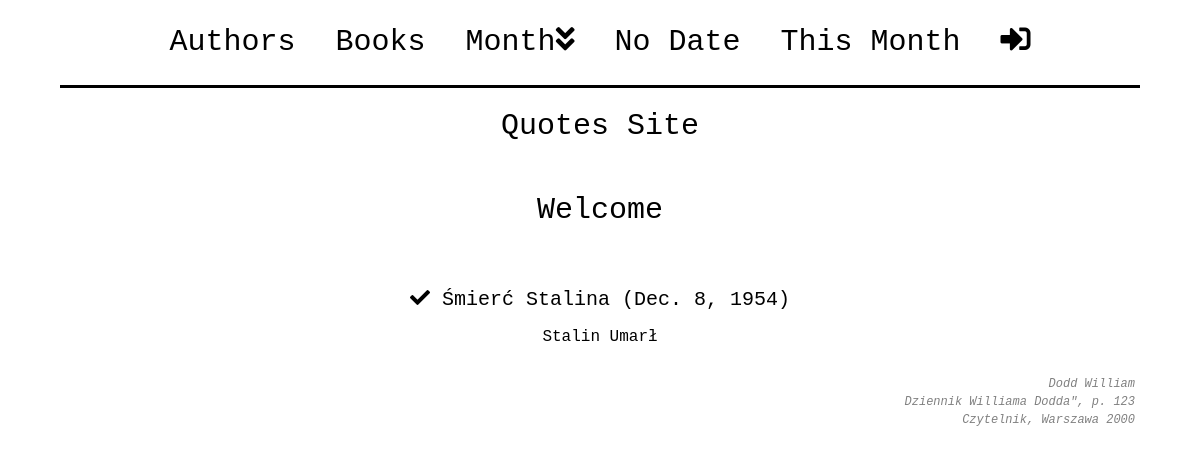
Before: /start/ with the older database file.
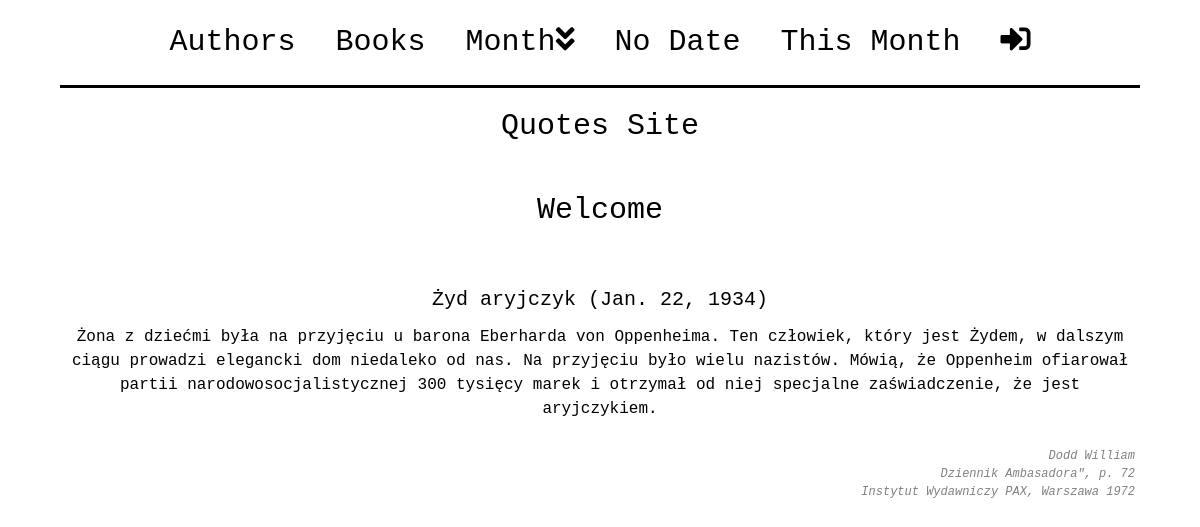
After: the same page with the newer database file.
### Quote/models.py (models this page shows, shortened)
class Quote(models.Model):
    choice=[
        ('No','No'),
        ('Yes','Yes')
        ]
    desc=models.CharField(max_length=100, verbose_name=u"Description:")
    date=models.DateField(null=True, blank=True, verbose_name=u"Date of the Quote:", help_text="<em>YYYY-MM-DD</em>.")
    text=models.TextField(verbose_name=u"Quote Text:")
    page=models.PositiveSmallIntegerField(null=True, verbose_name=u"Page:")
    author=models.ForeignKey(Author, null=True, on_delete=models.CASCADE, verbose_name=u"Author:")
    book=models.ForeignKey(Book, null=True, on_delete=models.CASCADE, verbose_name=u"Book:")
    check=models.CharField(max_length=3, choices=choice, default='No')
    class Meta:
        ordering=['date']
    def __str__(self):
        return self.desc

class Author(models.Model):
    surname=models.CharField(max_length=100, verbose_name=u"Surname:")
    name=models.CharField(max_length=100, verbose_name=u"Name:")
    birth=models.IntegerField(default=0000, blank=False, null=False, verbose_name=u"Birth Year:")
    death=models.IntegerField(default=0000, blank=False, null=False, verbose_name=u"Death Year:")
    class Meta:
        unique_together = ('surname', 'name')
        ordering=['surname', 'name']

class Book(models.Model):
    title=models.CharField(max_length=100, verbose_name=u"Title:")
    author=models.ForeignKey(Author, null=True, on_delete=models.CASCADE, verbose_name=u"Author:")
    pubHouse=models.ForeignKey(PubHouse, null=True, on_delete=models.CASCADE, verbose_name=u"publishing House:")
    city=models.CharField(max_length=100, null=True, verbose_name=u"City:")
    pubYear=models.IntegerField(default=0000, blank=False, null=False, verbose_name=u"Publishing Year:")
    class Meta:
        unique_together = ('title', 'author')
        ordering = ['title']

class PubHouse(models.Model):
    houseName=models.CharField(max_length=100, verbose_name=u"Publishing House:", unique=True)
    class Meta:
        ordering=['houseName']
    def __str__(self):
        return self.houseName

### Quote/views.py (the view)
# urls.py: path('start/', StartView, name='start'),
def StartView(request):
    quote=Quote.objects.order_by('?').first()
    obj={
        'quote':quote,
        }
    return render(request, 'start.html', obj)

### templates/start.html (shortened to what this page needs)
<!DOCTYPE html>
{%extends 'main.html'%}
{% block body %}
<div style="text-align:center">
  <h1 class="header_1">Quotes Site</h1>
  <h3 class="header_1">Welcome</h3>
</div>
<br>
<div class="title">
  {% if quote.check == 'Yes' %}
  <i class="fas fa-check"></i>
  {% endif %}
  {{quote}} ({{quote.date}})
</div>
  <p class="quote">{{quote.text}}</p>
  <p class="signature">{{quote.author.surname}} {{quote.author.name}}<br>
    {{quote.book.title}}", p. {{quote.page}}<br>
    {{quote.book.pubHouse}}, {{quote.book.city}} {{quote.book.pubYear}}</p>
{% endblock %}

### templates/main.html (shortened to what this page needs)
{% load static %}
<!DOCTYPE html>
<html lang="en" dir="ltr">
  <head>
    <link href="https://cdn.jsdelivr.net/npm/bootstrap@5.0.0-beta2/dist/css/bootstrap.min.css" rel="stylesheet">
    <link rel="stylesheet" href="https://use.fontawesome.com/releases/v5.10.2/css/all.css">
    <link rel="stylesheet" href="{%static 'static.css'%}">
  </head>
<header>
<ul class="nav justify-content-center">
  <li class="nav-item">
    <a class="header" href="{% url 'authors' %}">Authors</a>
  </li>
  <li class="nav-item">
    <a class="header" href="{% url 'books' %}">Books</a>
  </li>
  <li class="nav-item dropdown">
    <a class="header" data-bs-toggle="dropdown" href="#" role="button">Month<i class="fa fa-angle-double-down" aria-hidden="true"></i></a>
  </li>
  <li class="nav-item">
    <a class="header" href="{% url 'no_date' %}">No Date</a>
  </li>
  <li class="nav-item">
    <a class="header" href="{% url 'thisMonth' %}">This Month</a>
  </li>
  <li class="nav-item">
    {% if user.is_authenticated %}
    <a class="header" href="{% url 'logout' %}"><i class="fas fa-sign-out-alt"></i></a>
    {% else %}
    <a class="header" href="{% url 'login' %}"><i class="fas fa-sign-in-alt"></i></a>
    {% endif %}
  </li>
</ul>
  </header>
  <body>
    {% block body %} {% endblock %}
  </body>
</html>

### static/static.css (style rules this page uses)
body { margin-left: 5%; margin-right: 5%; color: black; font-family: Courier New; }
header { padding: 20px; border-bottom: solid; }
.header_1 { color: black; padding: 20px; text-align: center; font-size: 30px; text-decoration: none; }
.header { color: black; padding: 20px; text-align: center; font-size: 30px; text-decoration: none; }
.quote { color: black; padding: 5px; text-align: center; font-size: 16px; font-family: Courier New; }
.signature { color: grey; padding: 5px; text-align: right; font-size: 12px; font-style: italic; font-family: Courier New; }
.title { color: black; padding: 5px; text-align: center; font-size: 20px; }

Changed rows visible on the page:
removed Quote: desc "Śmierć Stalina", date "Dec. 8, 1954", text "Stalin Umarł", author.surname "Dodd", author.name "William", book "Dziennik Williama Dodda", page "123", book.pubHouse "Czytelnik", book.city "Warszawa", book.pubYear "2000"
added Quote: desc "Żyd aryjczyk", date "Jan. 22, 1934", text "Żona z dziećmi była na przyjęciu u barona Eberharda von Oppenheima. Ten człowiek, który jest Żydem, w dalszym ciągu prowadzi elegancki dom niedaleko od nas. Na przyjęciu było wielu nazistów. Mówią, że Oppenheim ofiarował partii narodowosocjalistycznej 300 tysięcy marek i otrzymał od niej specjalne zaświadczenie, że jest aryjczykiem.", author.surname "Dodd", author.name "William", book "Dziennik Ambasadora", page "72", book.pubHouse "Instytut Wydawniczy PAX", book.city "Warszawa", book.pubYear "1972"
